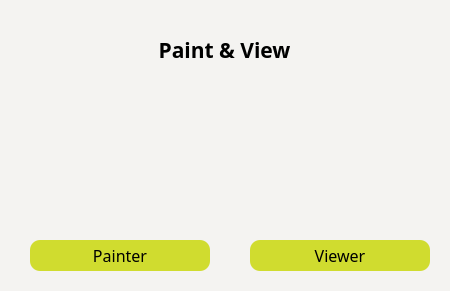
<?xml version="1.0" encoding="UTF-8"?>
<ui version="4.0">
 <class>MainWindow</class>
 <widget class="QMainWindow" name="MainWindow">
  <property name="geometry">
   <rect>
    <x>0</x>
    <y>0</y>
    <width>450</width>
    <height>291</height>
   </rect>
  </property>
  <property name="minimumSize">
   <size>
    <width>450</width>
    <height>291</height>
   </size>
  </property>
  <property name="maximumSize">
   <size>
    <width>450</width>
    <height>291</height>
   </size>
  </property>
  <property name="windowTitle">
   <string>Paint &amp; View</string>
  </property>
  <property name="windowIcon">
   <iconset resource="images.qrc">
    <normaloff>:/images/images/painting.jpg</normaloff>:/images/images/painting.jpg</iconset>
  </property>
  <property name="styleSheet">
   <string notr="true">background-color: #f4f3f1;</string>
  </property>
  <widget class="QWidget" name="centralwidget">
   <widget class="QLabel" name="label">
    <property name="geometry">
     <rect>
      <x>30</x>
      <y>80</y>
      <width>180</width>
      <height>150</height>
     </rect>
    </property>
    <property name="text">
     <string/>
    </property>
    <property name="pixmap">
     <pixmap resource="images.qrc">:/images/images/painting-1.jpg</pixmap>
    </property>
    <property name="scaledContents">
     <bool>true</bool>
    </property>
   </widget>
   <widget class="QLabel" name="label_2">
    <property name="geometry">
     <rect>
      <x>250</x>
      <y>80</y>
      <width>180</width>
      <height>150</height>
     </rect>
    </property>
    <property name="text">
     <string/>
    </property>
    <property name="pixmap">
     <pixmap resource="images.qrc">:/images/images/viewimage.jpg</pixmap>
    </property>
    <property name="scaledContents">
     <bool>true</bool>
    </property>
   </widget>
   <widget class="QLabel" name="label_3">
    <property name="geometry">
     <rect>
      <x>4</x>
      <y>40</y>
      <width>441</width>
      <height>20</height>
     </rect>
    </property>
    <property name="font">
     <font>
      <family>Niagara Solid</family>
      <pointsize>16</pointsize>
      <weight>75</weight>
      <bold>true</bold>
     </font>
    </property>
    <property name="text">
     <string>Paint &amp; View</string>
    </property>
    <property name="alignment">
     <set>Qt::AlignCenter</set>
    </property>
   </widget>
   <widget class="QPushButton" name="pushButton">
    <property name="geometry">
     <rect>
      <x>30</x>
      <y>240</y>
      <width>180</width>
      <height>31</height>
     </rect>
    </property>
    <property name="font">
     <font>
      <family>Impact</family>
      <pointsize>12</pointsize>
     </font>
    </property>
    <property name="styleSheet">
     <string notr="true">border: 0px;
border-radius: 10px;
background: #d0dc2f;</string>
    </property>
    <property name="text">
     <string>Painter</string>
    </property>
   </widget>
   <widget class="QPushButton" name="pushButton_2">
    <property name="geometry">
     <rect>
      <x>250</x>
      <y>240</y>
      <width>180</width>
      <height>31</height>
     </rect>
    </property>
    <property name="font">
     <font>
      <family>Impact</family>
      <pointsize>12</pointsize>
     </font>
    </property>
    <property name="styleSheet">
     <string notr="true">border: 0px;
border-radius: 10px;
background: #d0dc2f;</string>
    </property>
    <property name="text">
     <string>Viewer</string>
    </property>
   </widget>
  </widget>
 </widget>
 <resources>
  <include location="images.qrc"/>
 </resources>
 <connections/>
</ui>
